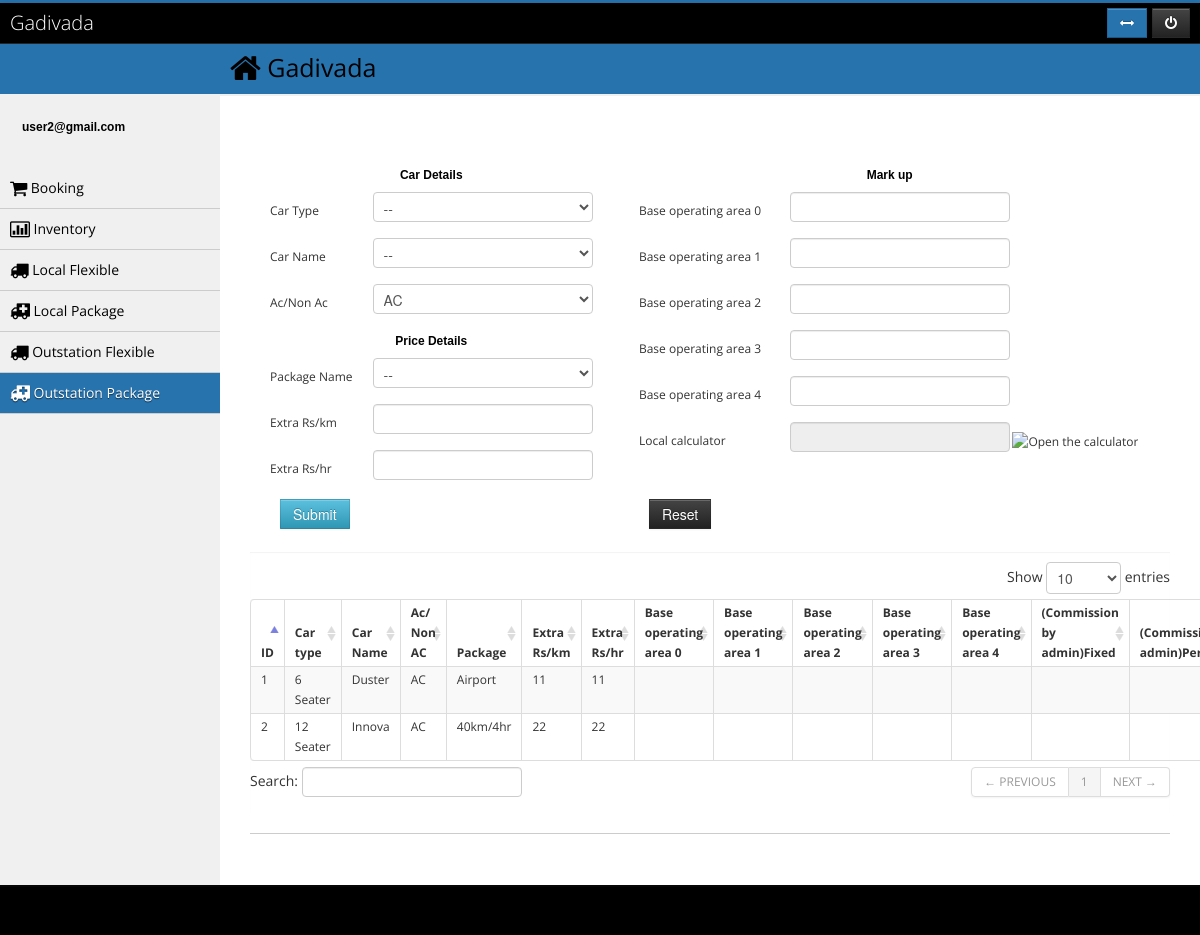
/pricing/outstation/package (signed in), run on the app's committed database.
### tables this page shows
CREATE TABLE IF NOT EXISTS `pricing_outstation` (
  `ID` int(11) NOT NULL AUTO_INCREMENT,
  `agent_id` int(11) NOT NULL,
  `price_for` varchar(50) NOT NULL COMMENT '1-Fexible, 2-Package',
  `car_type_id` int(11) NOT NULL,
  `car_model_id` int(11) NOT NULL,
  `ac_nonac` varchar(50) NOT NULL,
  `package` varchar(255) NOT NULL,
  `min_time_hr` varchar(40) DEFAULT NULL,
  `price_per_min_booking_time` int(11) DEFAULT NULL,
  `extra_price_per_hr` int(11) DEFAULT NULL,
  `price_per_km` int(11) DEFAULT NULL,
  `commision_fixed` int(11) DEFAULT NULL,
  `commision_percentage` int(11) DEFAULT NULL,
  `base_operating_area_0` varchar(40) DEFAULT NULL,
  `base_operating_area_1` varchar(40) DEFAULT NULL,
  `base_operating_area_2` varchar(40) DEFAULT NULL,
  `base_operating_area_3` varchar(40) DEFAULT NULL,
  `base_operating_area_4` varchar(40) DEFAULT NULL,
  PRIMARY KEY (`ID`),
  KEY `FK_pricing_outstation.car_type_id` (`car_type_id`),
  KEY `FK_pricing_outstation.car_model_id` (`car_model_id`)
);

CREATE TABLE IF NOT EXISTS `car_type` (
  `ID` int(11) NOT NULL AUTO_INCREMENT,
  `TYPE_NAME` varchar(100) DEFAULT NULL,
  PRIMARY KEY (`ID`)
);

CREATE TABLE IF NOT EXISTS `car_model` (
  `ID` int(11) NOT NULL AUTO_INCREMENT,
  `TYPE_ID` int(11) NOT NULL DEFAULT '0',
  `MODEL_NAME` varchar(100) NOT NULL,
  PRIMARY KEY (`ID`)
);

CREATE TABLE IF NOT EXISTS `package_outstation` (
  `ID` int(11) NOT NULL AUTO_INCREMENT,
  `CITY_ID` int(11) NOT NULL,
  `OUTSTATION_NAME` varchar(100) DEFAULT NULL,
  PRIMARY KEY (`ID`),
  KEY `FK_PACKAGE_OUTSTATION.CITY_ID` (`CITY_ID`)
);

### application/controllers/pricing.php (called while the page is built, shortened)
<?php if ( ! defined('BASEPATH')) exit('No direct script access allowed');
class Pricing extends CI_Controller {
	public function __construct()
	{
		$this->load->model('admin_m');
		$this->load->model('city_m');
		$this->load->model('inventory_m');
		$this->load->model('car_type_m');
		$this->load->model('packages_m');
		$this->load->model('pricing_m');
	}
	public function outstation($view)
	{
		$data['outstation'] = $this->packages_m->get_all_outstation_packages();
		$data['feature'] = $this->admin_m->get_all_feature();
		$data['car_type'] = $this->car_type_m->get_all_car_type();
		if($view == 'package'){
			$data['op'] = 'active';
			$data['outPackData'] = $this->pricing_m->get_all_outstation_flexible_data('package');
			$this->load->view('outstation_package',$data);
		}
	}
}

### index.php (called while the page is built, shortened)
<?php
require_once BASEPATH.'core/CodeIgniter.php';

### application/models/car_type_m.php (called while the page is built, shortened)
<?php
Class Car_type_m extends CI_Model{
	function get_all_car_type($type='')
	{
		$this->db->distinct();
		$this->db->select('*');
		$query=$this->db->get('car_type')->result();
		return $query;
	}
}

### application/models/packages_m.php (called while the page is built, shortened)
<?php
Class Packages_m extends CI_Model{
	function get_all_outstation_packages($type='')
	{
			 $this->db->distinct();
		$query=$this->db->get()->result();
		return $query;
	}
}
?>

### application/models/pricing_m.php (called while the page is built, shortened)
<?php
Class Pricing_m extends CI_Model{
	function get_all_outstation_flexible_data($type='',$id=0)
	{
		$agent_id = $this->session->userdata('id');
			$this->db->join('car_type', 'car_type.ID = pricing_outstation.car_type_id');
			$this->db->join('car_model', 'car_model.TYPE_ID = car_type.ID and car_model.ID = pricing_outstation.car_model_id ');
			$this->db->join('package_outstation', 'package_outstation.ID = pricing_outstation.package');
			if($agent_id > 0){
				$this->db->where('agent_id',$agent_id);
			}
			if($type == 'package'){
				$this->db->where('price_for','Package');
			}
			$this->db->distinct();
		$query=$this->db->get()->result();
		return $query;
	}
}
?>

### application/views/outstation_package.php (the view, shortened to what this page needs)
<?php $this->load->view('include/admin_header');?>
<?php if(isset($edtyp))$butlabel = 'Update'; else $butlabel = 'Submit';
	   if($butlabel == 'Submit')$action ='add' ; else $action='update';
$car_type_id = '';
$car_model_id = '';
$ac_nonac = '';
$package = '';
$price_per_km = '';
$extra_price_per_hr = '';
$base0 = '';
$base1 = '';
$base2='';
$base3='';
$base4='';
	$type = array();
	$type['0']='--';
	    foreach($car_type as $c){
		  $type[$c->ID]=$c->TYPE_NAME;
	}
	$outstations= array();
	$outstations['0']='--';
	foreach($outstation as $f){
		$outstations[$f->ID]=$f->OUTSTATION_NAME;
	}
	?>
	<h3 align="center">Outstation Package Details</h3>
	<form name="outstationPackageForm" id="outstationPackageForm" method="POST"
	  action="<?php echo base_url()?>pricing/outstationFlexible/<?php echo $action?>/package">
	<table width="100%">
		<tr>																												<td style="padding-left: 15%">
				<table>
				<tr>
					<th colspan="2"><h5>Car Details</h5></th>
				</tr>
				<tr>
					<td>Car Type</td>
					<td><?php
				   $js ='id="car_type" onChange="get_car_name(this.value);" ';
				   echo form_dropdown('car_type',$type,$car_type_id,$js);?></td>
				</tr>
				<tr>
					<td>Car Name</td>
					<td>
				<?php echo form_dropdown('car_name',array(0=>'--'),$car_model_id,"class='car_type'");?>
					</td>
				</tr>
				<tr>
					<td>Ac/Non Ac</td>
					<td><?php echo form_dropdown('ac_nonac',array('AC' =>'AC','NON AC'=>'NON AC'),$ac_nonac);?></td>
				</tr>
				<tr>
					<th colspan="2"><h5>Price Details</h5></th>
				</tr>
				<tr>
					<td>Package Name</td>
					<td><?php echo form_dropdown('package',$outstations,$package);?></td>
				</tr>
				<tr>
					<td>Extra Rs/km</td>
					<td><input  type="text" value="<?php echo $price_per_km?>"
					name="extra_per_km"  maxlength="5"/></td>
				</tr>
				<tr>
					<td>Extra Rs/hr</td>
					<td><input  type="text" value="<?php echo $extra_price_per_hr?>"
					name="extra_per_hr"  maxlength="5"/></td>
				</tr>
			</table>
			</td>
			<td>
				<table>
				<tr>
					<th colspan="2"><h5>Mark up</h5></th>
				</tr>
				<tr>
					<td>Base operating area 0&nbsp;&nbsp; </td>
					<td><input type="text" name="area0" value="<?php echo $base0?>"
					maxlength="5"/></td>
				</tr>
				<tr>
					<td>Base operating area 1 &nbsp;&nbsp;</td>
					<td><input type="text" name="area1" value="<?php echo $base1?>"
					maxlength="5"/></td>
				</tr>
				<tr>
					<td>Base operating area 2 &nbsp;&nbsp;</td>
					<td><input type="text" name="area2" value="<?php echo $base2?>"
					maxlength="5"/></td>
				</tr>
				<tr>
					<td>Base operating area 3 &nbsp;&nbsp;</td>
					<td><input type="text" name="area3" value="<?php echo $base3?>"
					maxlength="5"/></td>
				</tr>
				<tr>
					<td>Base operating area 4 &nbsp;&nbsp;</td>
					<td><input type="text" name="area4" value="<?php echo $base4?>"
					maxlength="5"/></td>
				</tr>
				<tr>
					<td>Local calculator </td>
					<td>
					<input type="text" name="calculator" readonly="true" class="basicCalculator">
					</td>
				</tr>
			</table>
			</td>
		</tr>
		<tr>
			<td>
			<input type="submit" name="outstationPackageSubmit" value="<?php echo $butlabel;?>" class="btn btn-info"/> </td>
			<td><input type="reset" name="reset" value="Reset" class="btn btn-inverse"/> </td>
		</tr>
	</table>
	</form>
<div id="collapse4" class="body">
	<div id="question" style="display:none; cursor: default; padding:10px;">
		<h6>Are you sure to delete ?</h6>
		<br />
	</div>
	<table id="dataTable" class="table table-bordered table-condensed table-hover table-striped">
		<thead>
			<tr>
				<th>ID</th>
				<th>Car type</th>
				<th>Car Name</th>
				<th>Ac/ Non AC</th>
				<th>Package</th>
				<th>Extra Rs/km</th>
				<th>Extra Rs/hr</th>
				<th>Base operating area 0</th>
				<th>Base operating area 1</th>
				<th>Base operating area 2</th>
				<th>Base operating area 3</th>
				<th>Base operating area 4</th>
				<th>(Commission by admin)Fixed</th>
				<th>(Commission by admin)Percentage</th>
			</tr>
		</thead>
		<tbody>
			<?php $numbers = 1;
			foreach($outPackData as $row){ ?>
			<TR>
				<td><?php echo $numbers ?></td>
				<td><?php echo $row->TYPE_NAME ?></td>
				<td><?php echo $row->MODEL_NAME ?></td>
				<td><?php echo $row->ac_nonac ?></td>
				<td><?php echo $row->OUTSTATION_NAME ?></td>
				<td><?php echo $row->extra_price_per_hr ?></td>
				<td><?php echo $row->price_per_km ?></td>
				<td><?php echo $row->base_operating_area_0 ?></td>
				<td><?php echo $row->base_operating_area_1 ?></td>
				<td><?php echo $row->base_operating_area_2 ?></td>
				<td><?php echo $row->base_operating_area_3 ?></td>
				<td><?php echo $row->base_operating_area_4 ?></td>
				<td><?php echo $row->commision_fixed ?></td>
				<td><?php echo $row->commision_percentage ?></td>
			</TR>
			<?php $numbers ++ ; } ?>
		</tbody>
	</table>
</div>
<?php  $this->load->view('include/admin_footer'); ?>

### application/views/include/admin_header.php (shortened to what this page needs)
<!DOCTYPE html>
<html class="no-js">
<head>
		<link rel="stylesheet" href="//code.jquery.com/ui/1.9.2/themes/smoothness/jquery-ui.css">
		<link href="<?php echo base_url()?>css/style.css" rel="stylesheet" type="text/css"  media="all" />
		<link href='<?php echo base_url();?>css/bootstrap.css' rel='stylesheet' type='text/css'/>
        <link rel="stylesheet" href="<?php echo base_url();?>css/jquery.fancybox.css?v=2.1.0" type="text/css" media="screen" />
		<link rel="stylesheet" href="<?php echo base_url();?>calculator/jquery.calculator.css">
	<link type="text/css" rel="stylesheet" href="<?php echo base_url();?>assets/css/bootstrap.min.css"/>
	<link type="text/css" rel="stylesheet" href="<?php echo base_url();?>assets/css/bootstrap-responsive.min.css" />
	<link type="text/css" rel="stylesheet" href="<?php echo base_url();?>assets/css/font-awesome.min.css"/>
	<link type="text/css" rel="stylesheet" href="<?php echo base_url();?>assets/css/style.css">
	<link type="text/css" rel="stylesheet" href="<?php echo base_url();?>assets/css/DT_bootstrap.css"/>
	<link rel="stylesheet" href="<?php echo base_url();?>assets/css/theme.css">
		<link rel="stylesheet" type="text/css" href="<?php echo base_url();?>rs-plugin/css/settings.css" media="screen" />
      <link rel="stylesheet" href="<?php echo base_url();?>css/custom.css" />
</head>
<body class="admin">
<div id="over">
<div id="out_container">
<div id="wrap">
<div id="top">
	<div class="navbar navbar-inverse navbar-static-top" style="width: 100% !important;">
		<div class="navbar-inner">
			<div class="container-fluid">
				<a class="brand" href="<?php echo base_url()?>">
					Gadivada
				</a>
				<div class="btn-toolbar topnav">
					<div class="btn-group">
						<a id="changeSidebarPos" class="btn btn-success" rel="tooltip"
                                    data-original-title="Show / Hide Sidebar" data-placement="bottom">
							<i class="icon-resize-horizontal">
							</i>
						</a>
					</div>
					<div class="btn-group">
						<a class="btn btn-inverse" data-placement="bottom" data-original-title="Logout" rel="tooltip"
                                       href="<?php echo base_url()?>login/logout">
							<i class="icon-off">
							</i>
						</a>
					</div>
				</div>
			</div>
		</div>
	</div>
</div>
<header class="head">
	<div class="main-bar">
		<div class="container-fluid" style="margin-top: 7px">
			<div class="row-fluid">
				<div class="span12">
					<h2>
						<i class="icon-home icon-large">
						</i><a style="color:Black" class="brand" href="<?php echo base_url()?>">
					Gadivada
				</a>
					</h2>
				</div>
			</div>
		</div>
	</div>
</header>
<div id="left">
	<div class="media user-media hidden-phone">
		<div class="media-body hidden-tablet">
			<h5 class="media-heading">
				<?php echo $this->session->userdata('username');?>
			</h5>
		</div>
	</div>
	<ul id="menu" class="unstyled accordion collapse in">
		<?php if($this->session->userdata('is_agent_logged_in') == true):?>
			<li <?php if(isset($book)) echo "class='active'"; ?>>
				<a href="<?php echo base_url()?>booking">
					<i class="icon-shopping-cart icon-large">
					</i>Booking
				</a>
			</li>
			<li <?php if(isset($inventory)) echo "class='active'"; ?>>
				<a href="<?php echo base_url()?>inventory/show">
					<i class="icon-bar-chart icon-large">
					</i>Inventory
				</a>
			</li>
			<li <?php if(isset($lf)) echo "class='active'"; ?>>
				<a href="<?php echo base_url()?>pricing/local/flexible">
					<i class="icon-truck icon-large">
					</i>Local Flexible
				</a>
			</li>
			<li <?php if(isset($lp)) echo "class='active'"; ?>>
				<a href="<?php echo base_url()?>pricing/local/package">
					<i class="icon-ambulance icon-large">
					</i>Local Package
				</a>
			</li>
			<li <?php if(isset($of)) echo "class='active'"; ?>>
				<a href="<?php echo base_url()?>pricing/outstation/flexible">
					<i class="icon-truck icon-large">
					</i>Outstation Flexible
				</a>
			</li>
			<li <?php if(isset($op)) echo "class='active'"; ?>>
				<a href="<?php echo base_url()?>pricing/outstation/package">
					<i class="icon-ambulance icon-large">
					</i>Outstation Package
				</a>
			</li>
		<?php endif; ?>
	</ul>
</div>
<div id="content">
<div class="container-fluid outer">
<div class="row-fluid">
<div class="span12 inner">
<div class="row-fluid">
<div class="span12">
<div class="box">

### application/views/include/admin_footer.php (shortened to what this page needs)
 </div>
            </div>
                    </div>
                    <hr>
                                                </div>
                </div>
            </div>
        </div>
    </div>
    <div id="push"></div>
</div>
<div id="footer">
</div>
		</div>
    </body>
</html>

### css/style.css (style rules this page uses)
html,body,div,span,applet,object,iframe,h1,h2,h3,h4,h5,h6,p,blockquote,pre,a,abbr,acronym,address,big,cite,code,del,dfn,em,img,ins,kbd,q,s,samp,small,strike,strong,sub,sup,tt,var,b,u,i,dl,dt,dd,ol,nav ul,nav li,fieldset,form,label,legend,table,caption,tbody,tfoot,thead,tr,th,td,article,aside,canvas,details,embed,figure,figcaption,footer,header,hgroup,menu,nav,output,ruby,section,summary,time,mark,audio,video { margin:0;border:0;font-size:100%;font:inherit;vertical-align:baseline; }
article, aside, details, figcaption, figure,footer, header, hgroup, menu, nav, section { display: block; }
ol,ul { list-style:none;margin:0px;padding:0px; }
table { border-collapse:collapse;border-spacing:0; }
a { text-decoration:none; }
body { font-family: 'Raleway', sans-serif; background: #000000; }
.box { float:left; width:40%; margin-right:2%; }
.box h3 { color:#0000; font-size: 2.66em; }
@media only screen and (max-width: 1280px) and (min-width: 1024px) { .box h3 { font-size: 2.3em; } }
@media only screen and (max-width: 1280px) and (min-width: 1024px) { .box { width: 38%; } }

### css/custom.css (style rules this page uses)
body { visibility:hidden; }
#out_container { margin:0 auto; background:#fff; box-shadow:0 0 10px rgba(0,0,0,.5) }
@media (min-width: 980px) { .navbar-inner { border-top: 1px solid #cccccc; border-bottom: 1px solid #cccccc; border-right: none; border-left: none; } }
body { margin: 0; font-family: 'Open Sans', Arial, sans-serif; font-size: 12px; line-height: 20px; color: #333333; background-color: #ffffff; }
h1, h2, h3 { font-weight: normal; margin: 0 0 10px; }
h4, h5, h6 { margin: 0; }
h2 { font-size: 18px; color: #000000; line-height: 22px; }
h3 { font-size: 16px; line-height: 22px; color: #000000; }
h5 { font-size: 12px; line-height: 22px; font-weight: bold; color: #000000; font-family: Arial, sans-serif; }
h6 { font-size: 11px; line-height: 22px; color: #000000; font-family: Arial, sans-serif; }
h2 { font-size: 25px; line-height: 22px; color: black; margin: 0 0 10px; }
.navbar-inner { background-color: #FFFFFF; background-image: none; background-repeat: repeat-x; border-radius: 0 0 0 0; box-shadow: none; min-height: 40px; padding-left: 20px; padding-right: 20px; filter: progid:DXImageTransform.Microsoft.gradient(startColorstr='#ffffff', endColorstr='#ffffff', GradientType=0) }
.navbar { margin: 0; width: 945px; }
.navbar-inner { padding: 0; }
input.btn { float: left; margin-left: 20px; }
.accordion, .toggle-box { border: 1px solid #f5f5f5; }
#footer { width: 100%; }

### application/views/outstation_package.php (style rules this page uses)
table td, table th { padding: 3px 10px !important; }

### data on the page
pricing_outstation: car_type.TYPE_NAME "6 Seater", car_model.MODEL_NAME "Duster", ac_nonac "AC", package_outstation.OUTSTATION_NAME "Airport", extra_price_per_hr "11", price_per_km "11"
pricing_outstation: car_type.TYPE_NAME "12 Seater", car_model.MODEL_NAME "Innova", ac_nonac "AC", package_outstation.OUTSTATION_NAME "40km/4hr", extra_price_per_hr "22", price_per_km "22"

### other printed values
$this->session->userdata('username') "user2@gmail.com"
